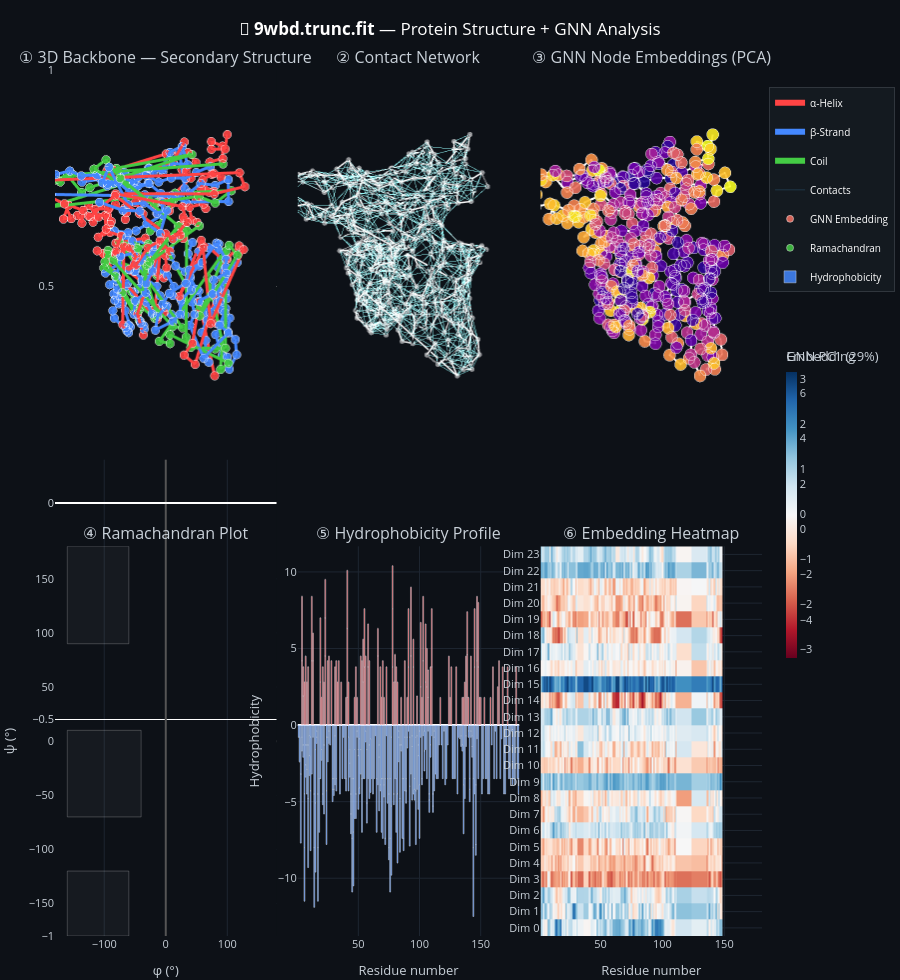

Notebook source saved alongside this figure:
### Code cell
# ============================================================
# CELL 10 — Full interactive dashboard
# ============================================================
!pip install --upgrade -q nbformat
viz = Protein3DVisualizer(parsed, node_emb=node_emb)
viz.show_dashboard()
